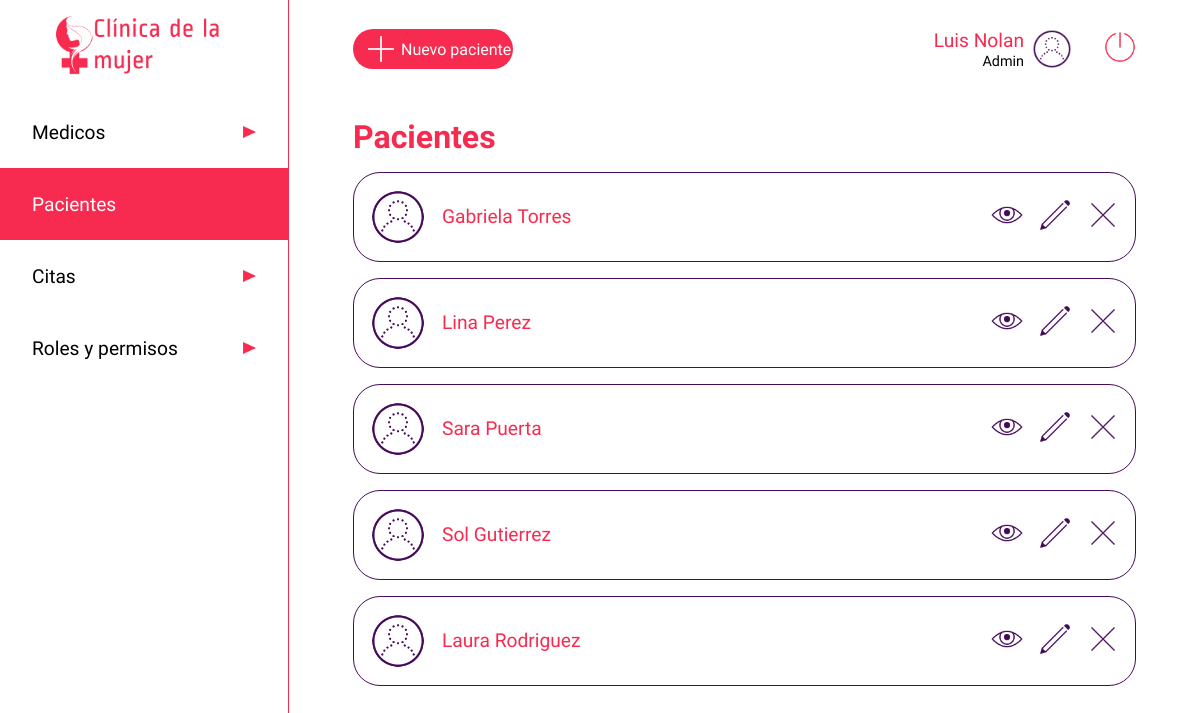
Page /paciente (signed in) on the committed database.
### app.py (models this page shows, shortened)
class users(db.Model):
    __tablename__ = 'users'
    cedula = db.Column(db.Integer, primary_key=True)
    nombre=db.Column(db.String)
    apellido=db.Column(db.String)
    nacimiento=db.Column(db.String)
    eps=db.Column(db.String)
    email=db.Column(db.String, unique=True)
    telefono=db.Column(db.Integer)
    dir=db.Column(db.String)
    ciudad=db.Column(db.String)
    password=db.Column(db.String)
    rol =db.Column(db.String)
    especialidad = db.Column(db.String)
    estado = db.Column(db.Boolean)

### app.py (the view)
@app.route('/paciente', methods=['GET'])
def paciente():
    if 'usuarioIngresado' in session:
        pacientes = users.query.filter_by(rol='paciente')
        usuario = users.query.filter_by(cedula=int(session['usuarioIngresado'])).first()
        print(session['usuarioIngresado'])
        return render('pacientes.html', listapacientes = pacientes, row = usuario)
    else:
        return render('acceso-denegado.html')

### templates/pacientes.html (shortened to what this page needs)
<!DOCTYPE html>
<html lang="es">
<head>
    <link rel="stylesheet" type="text/css" href="{{ url_for('static', filename='css/stylelist.css')}}">
</head>
<body>
    <header class="header">
        <img src="{{ url_for('static', filename='images/iconoclinica.png')}}" class="logo" alt="Clinica de la mujer">
        <nav>
            <ul class="menu">
                <li class="menuitems"><a href="/medico" class="menulink"><span>Medicos</span><img src="{{ url_for('static', filename='images/triangulo.png')}}" class="flecha" alt=""></a></li>
                <li class="menuitems"><a href="/paciente" class="menuselect"><span>Pacientes</span><img src="{{ url_for('static', filename='images/triangulo.png')}}" class="flecha" alt=""></a></li>
                <li class="menuitems"><a href="/listado-citas" class="menulink"><span>Citas</span><img src="{{ url_for('static', filename='images/triangulo.png')}}" class="flecha" alt=""></a></li>
                <li class="menuitems"><a href="/roles" class="menulink"><span>Roles y permisos</span><img src="{{ url_for('static', filename='images/triangulo.png')}}" class="flecha" alt=""></a></li>
            </ul>
        </nav>
    </header>
    <main class="main">
        <div class="searchuser2">
            <a href="/registro" class="newuser"><img src="{{ url_for('static', filename='images/plus_math_100px.png')}}"  class="profile" alt=""><span>Nuevo paciente</span></a>
            <div>
                <div class="perfil">
                    <div>
                        <span class="nameuser">{{row.nombre}} {{row.apellido}}</span><br>
                        <span class="roluser">Admin</span>
                    </div>
                    <img src="{{ url_for('static', filename='images/test_account_100px.png')}}"  class="profile" alt="">
                    <a href="/logout" type="button" class="btn"><img src="{{ url_for('static', filename='images/off.png')}}" class="logout" alt="Cerrar sesion"></a>
                </div>
            </div>
        </div>
        <div class="cuerpo">
            <h1 class="titulo"><span style="color:#F72B50">Pacientes</span></h1>
            <div>
                <ul>
                    {% for data in listapacientes %}
                        {% if data.estado == 1 %}
                        <div class="contenedor_user">
                            <div class="nom_img">
                                <img src="{{ url_for('static', filename='images/test_account_100px.png')}}" class="imgp" alt="">
                                <span class="nombre_user">{{data.nombre}} {{data.apellido}}</span>
                            </div>
                            <div class="contenedortbtn">
                                <a href="paciente/{{data.cedula}}" ><img src="{{ url_for('static', filename='images/eye_100px.png')}}" class="btned" alt=""></a>
                                <a href="paciente/{{data.cedula}}/editar"><img src="{{ url_for('static', filename='images/edit_100px.png')}}" class="btned" alt=""></a>
                                <a href="paciente/{{data.cedula}}/eliminar"><img src="{{ url_for('static', filename='images/delete_100px.png')}}" class="btned" alt=""></a>
                            </div>
                        </div>
                        {% endif %}
                    {% endfor %}
                </ul>
            </div>
    </main>
</body>
</html>

### static/css/stylelist.css (style rules this page uses)
* { padding: 0; margin: 0; }
.btned { width: 2rem; }
body { display: flex; }
.cuerpo { margin-top: 3rem; width: 100%; }
.contenedor_user { padding: 1rem; display: flex; justify-content: space-between; border: 0.1rem solid #450B5A; border-radius: 1.6875rem; align-items: center; margin-bottom: 1rem; }
.contenedortbtn { display: flex; justify-content: space-between; width: 8rem; }
.flecha { width: 0.8rem; height: 0.8rem; }
.perfil { display: inline-flex; align-items: center; text-align: right; margin-left: 2rem; justify-content: flex-end; }
.header { margin:0; display: inline-block; width: 18rem; height: 100vh; border-color: #F72B50; justify-content: center; }
.imgp { width: 3.5rem; }
.logo { display: block; height: 4rem; margin: auto; padding: 1rem; }
.logout { height: 2rem; margin-left: 2rem; }
.main { width: calc(100% - 18rem); padding: 1.8rem 4rem; border-left: 0.1rem solid #F72B50; }
.menu { font-family: 'Average Sans', sans-serif; list-style: none; color: black; }
.menulink { display: inline-flex; font-size: 1.2rem; width: 14rem; height: 1.5rem; padding: 1.5rem 2rem; text-decoration: none; color: black; background-color: white; justify-content: space-between; align-items: center; margin: 0; }
.menuselect { display: inline-flex; font-size: 1.2rem; width: 14rem; height: 1.5rem; padding: 1.5rem 2rem; text-decoration: none; color: black; background-color: #F72B50; color: white; justify-content: space-between; align-items: center; margin: 0; }
.nombre_user { font-family: 'Average Sans', sans-serif; font-size: 1.2rem; color: #F72B50; margin-left: 1rem; }
.nom_img { display: flex; align-items: center; }
.nameuser { font-family: 'Ropa Sans', sans-serif; font-size: 1.2rem; color: #F72B50; }
.newuser { display: flex; width: 10rem; background: #F72B50; color: white; font-size: 1rem; font-family: 'Average Sans', sans-serif; border-radius: 1.6875rem; align-items: center; text-decoration: none; margin-right: 2rem; }
.roluser { font-family: 'Ropa Sans', sans-serif; font-size: 0.9rem; }
.profile { height: 2.5rem; margin-left: 0.5rem; }
.searchuser2 { display: flex; align-items: center; justify-content: space-between; width: 100%; }
.titulo { font-size: 2rem; font-family: 'Ropa Sans', sans-serif; margin-bottom: 1rem; }

### rows in the picture
users: nombre "Luis", apellido "Nolan"
users: estado True (drawn), nombre "Gabriela", apellido "Torres"
users: estado True (drawn), nombre "Lina", apellido "Perez"
users: estado True (drawn), nombre "Sara", apellido "Puerta"
users: estado True (drawn), nombre "Sol", apellido "Gutierrez"
users: estado True (drawn), nombre "Laura", apellido "Rodriguez"
